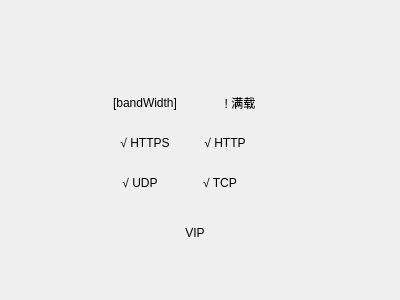
<?xml version="1.0" encoding="UTF-8"?>
<ui version="4.0">
 <class>Form</class>
 <widget class="QWidget" name="Form">
  <property name="geometry">
   <rect>
    <x>0</x>
    <y>0</y>
    <width>400</width>
    <height>300</height>
   </rect>
  </property>
  <property name="windowTitle">
   <string>Form</string>
  </property>
  <widget class="BodyLabel" name="bandWidthTag">
   <property name="geometry">
    <rect>
     <x>100</x>
     <y>90</y>
     <width>90</width>
     <height>25</height>
    </rect>
   </property>
   <property name="sizePolicy">
    <sizepolicy hsizetype="Preferred" vsizetype="Fixed">
     <horstretch>0</horstretch>
     <verstretch>0</verstretch>
    </sizepolicy>
   </property>
   <property name="minimumSize">
    <size>
     <width>0</width>
     <height>25</height>
    </size>
   </property>
   <property name="maximumSize">
    <size>
     <width>16777215</width>
     <height>25</height>
    </size>
   </property>
   <property name="styleSheet">
    <string notr="true">BodyLabel {
	background-color: rgb(223, 239, 232);
	color: rgb(24, 160, 88);
	padding-left: 5px;
	padding-right: 5px;
	padding-top: 3px;
	padding-bottom: 5px;
	border-radius: 12px;
}</string>
   </property>
   <property name="text">
    <string>[bandWidth]</string>
   </property>
   <property name="alignment">
    <set>Qt::AlignCenter</set>
   </property>
  </widget>
  <widget class="BodyLabel" name="fullTag">
   <property name="geometry">
    <rect>
     <x>210</x>
     <y>90</y>
     <width>60</width>
     <height>25</height>
    </rect>
   </property>
   <property name="sizePolicy">
    <sizepolicy hsizetype="Preferred" vsizetype="Preferred">
     <horstretch>0</horstretch>
     <verstretch>0</verstretch>
    </sizepolicy>
   </property>
   <property name="minimumSize">
    <size>
     <width>60</width>
     <height>25</height>
    </size>
   </property>
   <property name="maximumSize">
    <size>
     <width>60</width>
     <height>25</height>
    </size>
   </property>
   <property name="styleSheet">
    <string notr="true">BodyLabel {
	background-color: rgb(246, 230, 234);
	color: rgb(213, 71, 99);
	padding-left: 5px;
	padding-right: 5px;
	padding-top: 3px;
	padding-bottom: 5px;
	border-radius: 12px;
}</string>
   </property>
   <property name="text">
    <string>! 满载</string>
   </property>
   <property name="alignment">
    <set>Qt::AlignCenter</set>
   </property>
  </widget>
  <widget class="BodyLabel" name="allowUDPTag">
   <property name="geometry">
    <rect>
     <x>110</x>
     <y>170</y>
     <width>60</width>
     <height>25</height>
    </rect>
   </property>
   <property name="sizePolicy">
    <sizepolicy hsizetype="Fixed" vsizetype="Fixed">
     <horstretch>0</horstretch>
     <verstretch>0</verstretch>
    </sizepolicy>
   </property>
   <property name="minimumSize">
    <size>
     <width>60</width>
     <height>25</height>
    </size>
   </property>
   <property name="maximumSize">
    <size>
     <width>60</width>
     <height>25</height>
    </size>
   </property>
   <property name="styleSheet">
    <string notr="true">BodyLabel {
	background-color: rgb(224, 236, 250);
	color: rgb(32, 128, 241);
	padding-left: 5px;
	padding-right: 5px;
	padding-top: 3px;
	padding-bottom: 5px;
	border-radius: 12px;
}</string>
   </property>
   <property name="text">
    <string>√ UDP</string>
   </property>
   <property name="alignment">
    <set>Qt::AlignCenter</set>
   </property>
  </widget>
  <widget class="BodyLabel" name="allowTCPTag">
   <property name="geometry">
    <rect>
     <x>190</x>
     <y>170</y>
     <width>60</width>
     <height>25</height>
    </rect>
   </property>
   <property name="sizePolicy">
    <sizepolicy hsizetype="Fixed" vsizetype="Fixed">
     <horstretch>0</horstretch>
     <verstretch>0</verstretch>
    </sizepolicy>
   </property>
   <property name="minimumSize">
    <size>
     <width>60</width>
     <height>25</height>
    </size>
   </property>
   <property name="maximumSize">
    <size>
     <width>60</width>
     <height>25</height>
    </size>
   </property>
   <property name="styleSheet">
    <string notr="true">BodyLabel {
	background-color: rgb(224, 236, 250);
	color: rgb(32, 128, 241);
	padding-left: 5px;
	padding-right: 5px;
	padding-top: 3px;
	padding-bottom: 5px;
	border-radius: 12px;
}</string>
   </property>
   <property name="text">
    <string>√ TCP</string>
   </property>
   <property name="alignment">
    <set>Qt::AlignCenter</set>
   </property>
  </widget>
  <widget class="BodyLabel" name="allowHTTPTag">
   <property name="geometry">
    <rect>
     <x>190</x>
     <y>130</y>
     <width>70</width>
     <height>25</height>
    </rect>
   </property>
   <property name="sizePolicy">
    <sizepolicy hsizetype="Fixed" vsizetype="Fixed">
     <horstretch>0</horstretch>
     <verstretch>0</verstretch>
    </sizepolicy>
   </property>
   <property name="minimumSize">
    <size>
     <width>70</width>
     <height>25</height>
    </size>
   </property>
   <property name="maximumSize">
    <size>
     <width>70</width>
     <height>25</height>
    </size>
   </property>
   <property name="styleSheet">
    <string notr="true">BodyLabel {
	background-color: rgb(224, 236, 250);
	color: rgb(32, 128, 241);
	padding-left: 5px;
	padding-right: 5px;
	padding-top: 3px;
	padding-bottom: 5px;
	border-radius: 12px;
}</string>
   </property>
   <property name="text">
    <string>√ HTTP</string>
   </property>
   <property name="alignment">
    <set>Qt::AlignCenter</set>
   </property>
  </widget>
  <widget class="BodyLabel" name="allowHTTPSTag">
   <property name="geometry">
    <rect>
     <x>110</x>
     <y>130</y>
     <width>70</width>
     <height>25</height>
    </rect>
   </property>
   <property name="sizePolicy">
    <sizepolicy hsizetype="Fixed" vsizetype="Fixed">
     <horstretch>0</horstretch>
     <verstretch>0</verstretch>
    </sizepolicy>
   </property>
   <property name="minimumSize">
    <size>
     <width>70</width>
     <height>25</height>
    </size>
   </property>
   <property name="maximumSize">
    <size>
     <width>70</width>
     <height>25</height>
    </size>
   </property>
   <property name="styleSheet">
    <string notr="true">BodyLabel {
	background-color: rgb(224, 236, 250);
	color: rgb(32, 128, 241);
	padding-left: 5px;
	padding-right: 5px;
	padding-top: 3px;
	padding-bottom: 5px;
	border-radius: 12px;
}</string>
   </property>
   <property name="text">
    <string>√ HTTPS</string>
   </property>
   <property name="alignment">
    <set>Qt::AlignCenter</set>
   </property>
  </widget>
  <widget class="BodyLabel" name="vipTag">
   <property name="geometry">
    <rect>
     <x>170</x>
     <y>220</y>
     <width>50</width>
     <height>25</height>
    </rect>
   </property>
   <property name="sizePolicy">
    <sizepolicy hsizetype="Fixed" vsizetype="Fixed">
     <horstretch>0</horstretch>
     <verstretch>0</verstretch>
    </sizepolicy>
   </property>
   <property name="minimumSize">
    <size>
     <width>50</width>
     <height>25</height>
    </size>
   </property>
   <property name="maximumSize">
    <size>
     <width>50</width>
     <height>25</height>
    </size>
   </property>
   <property name="styleSheet">
    <string notr="true">BodyLabel {
	background-color: rgb(249, 237, 219);
	color: rgb(240, 160, 117);
	padding-left: 5px;
	padding-right: 5px;
	padding-top: 3px;
	padding-bottom: 5px;
	border-radius: 12px;
}</string>
   </property>
   <property name="text">
    <string>VIP</string>
   </property>
   <property name="alignment">
    <set>Qt::AlignCenter</set>
   </property>
  </widget>
 </widget>
 <customwidgets>
  <customwidget>
   <class>BodyLabel</class>
   <extends>QLabel</extends>
   <header>qfluentwidgets</header>
  </customwidget>
 </customwidgets>
 <resources/>
 <connections/>
</ui>
